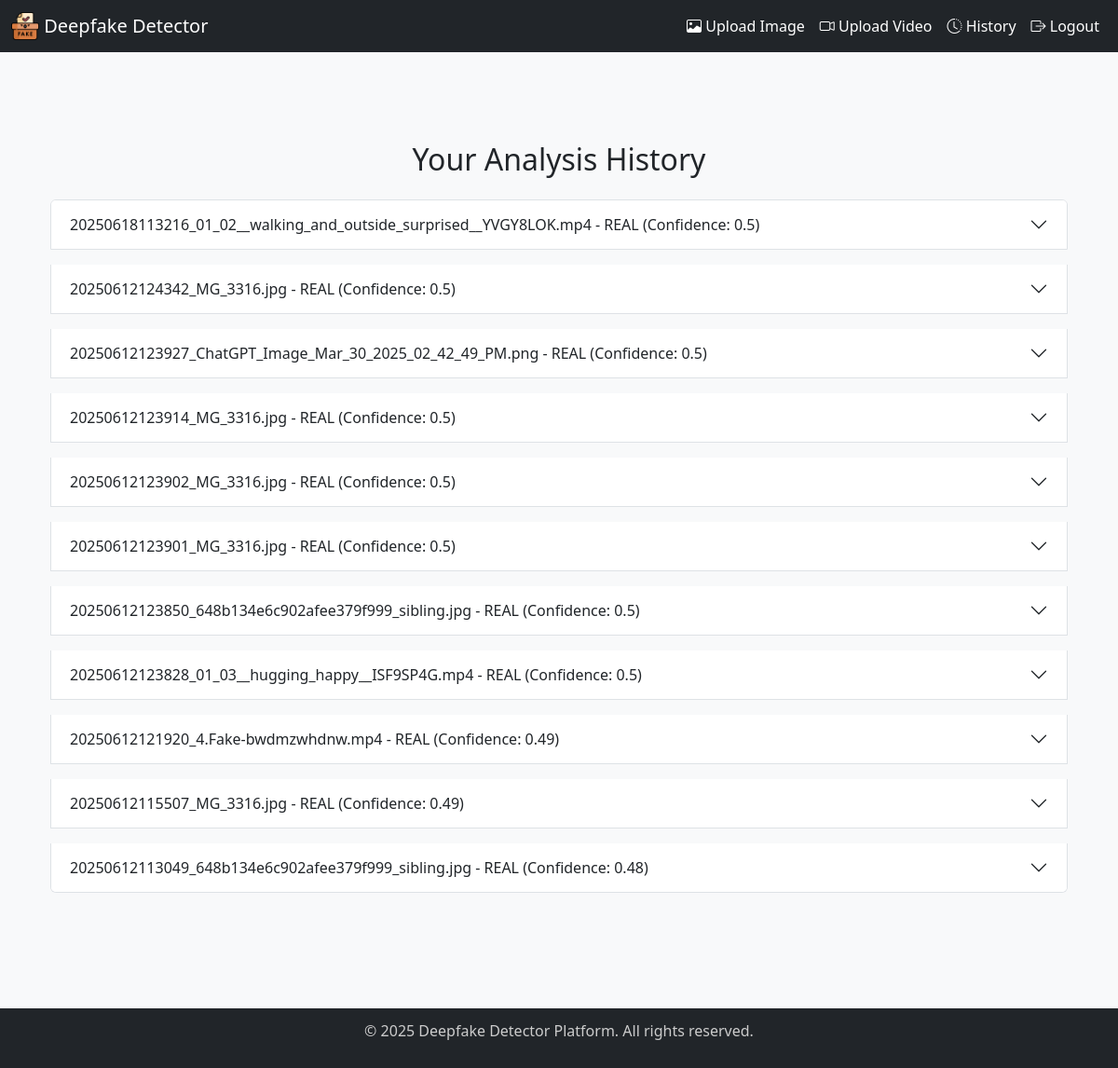
Screenshot of /history (signed in) with the database file from the repository.
### app.py (models this page shows)
class AnalysisResult(db.Model):
    id = db.Column(db.Integer, primary_key=True)
    user_id = db.Column(db.Integer, db.ForeignKey('user.id'), nullable=False)
    file_path = db.Column(db.String(255), nullable=False)
    result = db.Column(db.String(10), nullable=False)
    confidence_score = db.Column(db.Float, nullable=False)
    uploaded_at = db.Column(db.DateTime, default=datetime.utcnow)

### app.py (the view)
@app.route('/history')
def history():
    if 'user_id' not in session:
        return redirect(url_for('login'))
    results = AnalysisResult.query.filter_by(user_id=session['user_id']).order_by(AnalysisResult.uploaded_at.desc()).all()
    return render_template("history.html", results=results)

### app.py (called while the page is built)
@app.context_processor
def inject_user():
    return dict(
        logged_in='user_id' in session,
        username=session.get('username'),
        user_email=session.get('user_email')
    )

### templates/history.html (shortened to what this page needs)
{% extends "layout.html" %}
{% block content %}
<div class="container mt-5">
  <h2 class="text-center mb-4">Your Analysis History</h2>
  {% if results|length == 0 %}
  <div class="alert alert-info">No analysis results found.</div>
  {% else %}
  <div class="accordion" id="historyAccordion">
    {% for result in results %}
    <div class="accordion-item mb-3">
      <h2 class="accordion-header" id="heading{{ loop.index }}">
        <button class="accordion-button collapsed" type="button" data-bs-toggle="collapse" data-bs-target="#collapse{{ loop.index }}" aria-expanded="false" aria-controls="collapse{{ loop.index }}">
          {{ result.file_path.split('/')[-1] }} - {{ result.result }} (Confidence: {{ result.confidence_score }})
        </button>
      </h2>
    </div>
    {% endfor %}
  </div>
  {% endif %}
</div>
{% endblock %}

### templates/layout.html (style rules this page uses)
body { background-color: #f8f9fa; font-family: 'Segoe UI', sans-serif; }

### rows the page displays
AnalysisResult: file_path "20250618113216_01_02__walking_and_outside_surprised__YVGY8LOK.mp4", result "REAL", confidence_score "0.5"
AnalysisResult: file_path "20250612124342_MG_3316.jpg", result "REAL", confidence_score "0.5"
AnalysisResult: file_path "20250612123927_ChatGPT_Image_Mar_30_2025_02_42_49_PM.png", result "REAL", confidence_score "0.5"
AnalysisResult: file_path "20250612123914_MG_3316.jpg", result "REAL", confidence_score "0.5"
AnalysisResult: file_path "20250612123902_MG_3316.jpg", result "REAL", confidence_score "0.5"
AnalysisResult: file_path "20250612123901_MG_3316.jpg", result "REAL", confidence_score "0.5"
AnalysisResult: file_path "20250612123850_648b134e6c902afee379f999_sibling.jpg", result "REAL", confidence_score "0.5"
AnalysisResult: file_path "20250612123828_01_03__hugging_happy__ISF9SP4G.mp4", result "REAL", confidence_score "0.5"
AnalysisResult: file_path "20250612121920_4.Fake-bwdmzwhdnw.mp4", result "REAL", confidence_score "0.49"
AnalysisResult: file_path "20250612115507_MG_3316.jpg", result "REAL", confidence_score "0.49"
AnalysisResult: file_path "20250612113049_648b134e6c902afee379f999_sibling.jpg", result "REAL", confidence_score "0.48"
